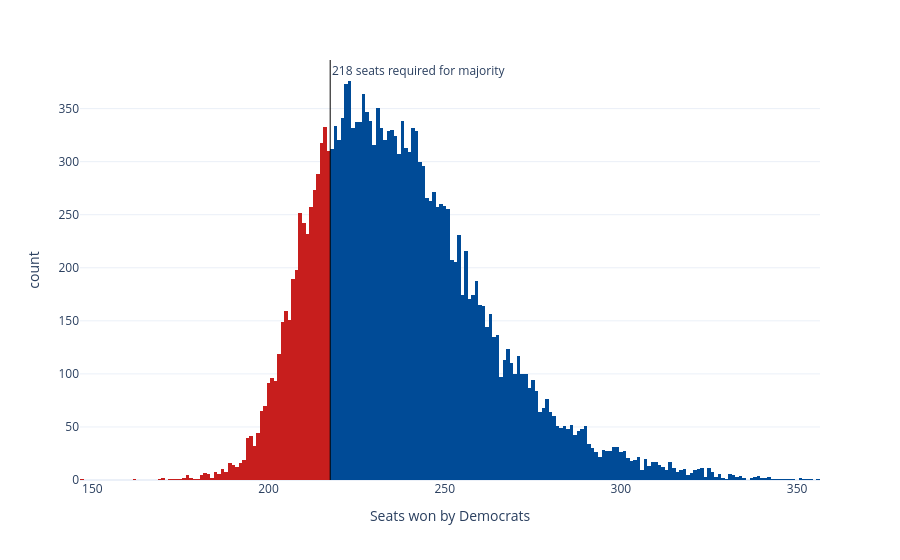

Notebook code cell kept with this figure:
### Code cell
sims_hist = px.histogram(seat_sims, x='seats', nbins=np.unique(seat_sims['seats']).shape[0]*2, color='winner',
                         color_discrete_map={'Democrats': '#004b97', 'Republicans': '#c71e1d'},
                         labels={'seats':'Seats won by Democrats', 'winner': 'Winner'}, template='plotly_white')
sims_hist.update_traces(showlegend=False)
sims_hist.add_vline(x=217.5, line_width=1, line_color='black', annotation_text='218 seats required for majority', 
                    annotation_position='top right')
sims_hist

### Figure 1 — Plotly figure (JSON) as saved in the notebook; plotly's stock layout.template omitted (floating-point values rounded to 4 significant figures; data arrays with more than 128 entries replaced by an {"elided": "..."} marker saying what was removed)
{"data": [{"bingroup": "x", "hovertemplate": "Winner=Republicans<br>Seats won by Democrats=%{x}<br>count=%{y}<extra></extra>", "legendgroup": "Republicans", "marker": {"color": "#c71e1d", "pattern": {"shape": ""}}, "name": "Republicans", "nbinsx": 372, "orientation": "v", "showlegend": false, "type": "histogram", "x": {"elided": "4191 int values"}, "xaxis": "x", "yaxis": "y"}, {"bingroup": "x", "hovertemplate": "Winner=Democrats<br>Seats won by Democrats=%{x}<br>count=%{y}<extra></extra>", "legendgroup": "Democrats", "marker": {"color": "#004b97", "pattern": {"shape": ""}}, "name": "Democrats", "nbinsx": 372, "orientation": "v", "showlegend": false, "type": "histogram", "x": {"elided": "15809 int values"}, "xaxis": "x", "yaxis": "y"}], "layout": {"annotations": [{"showarrow": false, "text": "218 seats required for majority", "x": 217.5, "xanchor": "left", "xref": "x", "y": 1, "yanchor": "top", "yref": "y domain"}], "barmode": "relative", "legend": {"title": {"text": "Winner"}, "tracegroupgap": 0}, "margin": {"t": 60}, "shapes": [{"line": {"color": "black", "width": 1}, "type": "line", "x0": 217.5, "x1": 217.5, "xref": "x", "y0": 0, "y1": 1, "yref": "y domain"}], "xaxis": {"anchor": "y", "domain": [0, 1], "title": {"text": "Seats won by Democrats"}}, "yaxis": {"anchor": "x", "domain": [0, 1], "title": {"text": "count"}}}}
